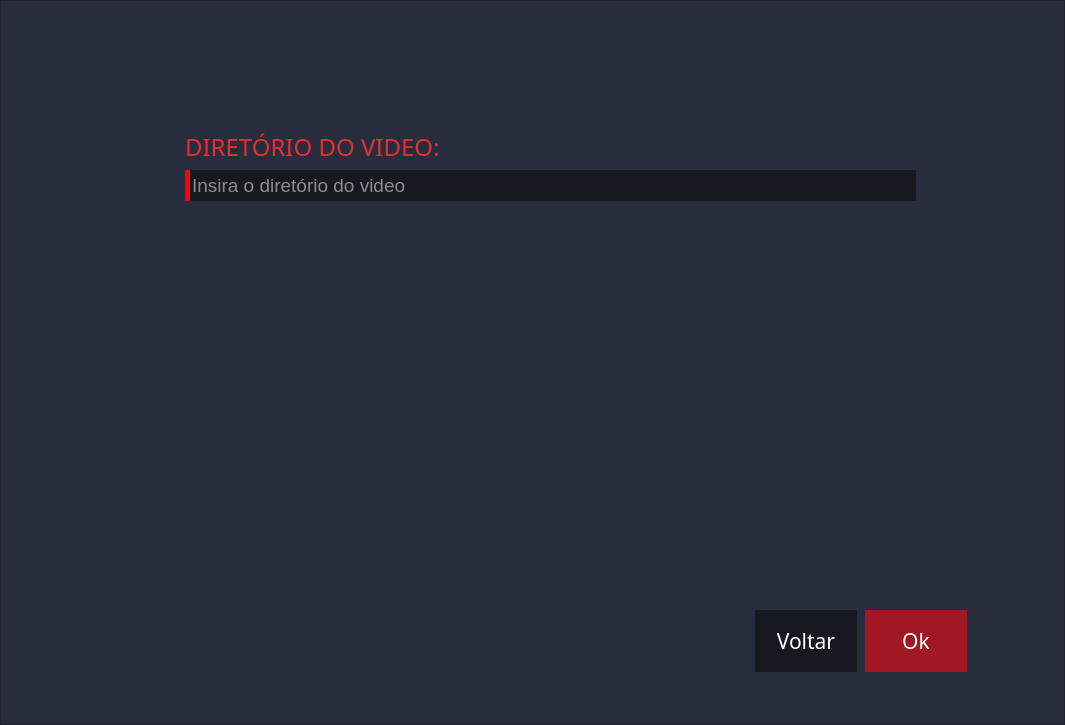
<?xml version="1.0" encoding="UTF-8"?>
<ui version="4.0">
 <class>Diretorio</class>
 <widget class="QMainWindow" name="Diretorio">
  <property name="geometry">
   <rect>
    <x>0</x>
    <y>0</y>
    <width>1065</width>
    <height>725</height>
   </rect>
  </property>
  <property name="minimumSize">
   <size>
    <width>1065</width>
    <height>725</height>
   </size>
  </property>
  <property name="maximumSize">
   <size>
    <width>1065</width>
    <height>725</height>
   </size>
  </property>
  <property name="windowTitle">
   <string>Diretorio</string>
  </property>
  <widget class="QWidget" name="Diretorio_2">
   <property name="minimumSize">
    <size>
     <width>1065</width>
     <height>725</height>
    </size>
   </property>
   <property name="maximumSize">
    <size>
     <width>1065</width>
     <height>725</height>
    </size>
   </property>
   <layout class="QVBoxLayout" name="verticalLayout">
    <property name="spacing">
     <number>0</number>
    </property>
    <property name="leftMargin">
     <number>0</number>
    </property>
    <property name="topMargin">
     <number>0</number>
    </property>
    <property name="rightMargin">
     <number>0</number>
    </property>
    <property name="bottomMargin">
     <number>0</number>
    </property>
    <item>
     <widget class="QFrame" name="FundoDiretorio">
      <property name="enabled">
       <bool>true</bool>
      </property>
      <property name="minimumSize">
       <size>
        <width>1065</width>
        <height>725</height>
       </size>
      </property>
      <property name="maximumSize">
       <size>
        <width>1065</width>
        <height>725</height>
       </size>
      </property>
      <property name="font">
       <font>
        <pointsize>18</pointsize>
        <weight>50</weight>
        <bold>false</bold>
       </font>
      </property>
      <property name="autoFillBackground">
       <bool>false</bool>
      </property>
      <property name="styleSheet">
       <string notr="true">background-color: rgb(39, 45, 60);</string>
      </property>
      <property name="frameShape">
       <enum>QFrame::StyledPanel</enum>
      </property>
      <property name="frameShadow">
       <enum>QFrame::Raised</enum>
      </property>
      <widget class="QWidget" name="DetalheVermelho" native="true">
       <property name="geometry">
        <rect>
         <x>185</x>
         <y>170</y>
         <width>5</width>
         <height>31</height>
        </rect>
       </property>
       <property name="minimumSize">
        <size>
         <width>5</width>
         <height>31</height>
        </size>
       </property>
       <property name="maximumSize">
        <size>
         <width>5</width>
         <height>31</height>
        </size>
       </property>
       <property name="styleSheet">
        <string notr="true">background-color: rgb(255, 0, 0);</string>
       </property>
      </widget>
      <widget class="QPushButton" name="btnDiretorioEscolher">
       <property name="geometry">
        <rect>
         <x>875</x>
         <y>170</y>
         <width>41</width>
         <height>31</height>
        </rect>
       </property>
       <property name="minimumSize">
        <size>
         <width>41</width>
         <height>31</height>
        </size>
       </property>
       <property name="maximumSize">
        <size>
         <width>41</width>
         <height>31</height>
        </size>
       </property>
       <property name="cursor">
        <cursorShape>PointingHandCursor</cursorShape>
       </property>
       <property name="styleSheet">
        <string notr="true">border-radius:0px;
background-color: rgb(23, 25, 33);</string>
       </property>
       <property name="text">
        <string/>
       </property>
       <property name="icon">
        <iconset>
         <normaloff>../icon/btnEscolherDiretorio.png</normaloff>../icon/btnEscolherDiretorio.png</iconset>
       </property>
       <property name="iconSize">
        <size>
         <width>27</width>
         <height>27</height>
        </size>
       </property>
      </widget>
      <widget class="QPushButton" name="btnDiretorioOk">
       <property name="geometry">
        <rect>
         <x>865</x>
         <y>610</y>
         <width>102</width>
         <height>62</height>
        </rect>
       </property>
       <property name="minimumSize">
        <size>
         <width>102</width>
         <height>62</height>
        </size>
       </property>
       <property name="maximumSize">
        <size>
         <width>102</width>
         <height>62</height>
        </size>
       </property>
       <property name="font">
        <font>
         <family>Microsoft YaHei</family>
         <pointsize>16</pointsize>
         <weight>50</weight>
         <bold>false</bold>
        </font>
       </property>
       <property name="cursor">
        <cursorShape>PointingHandCursor</cursorShape>
       </property>
       <property name="styleSheet">
        <string notr="true">

QPushButton{
	color: rgb(255, 255, 255);
	background-color: #9F1823;
	border-radius:0px;
}
QPushButton:hover{
	color: rgb(255, 255, 255);
	background-color: #ff0000;
	border-radius:0px;
}

</string>
       </property>
       <property name="text">
        <string>Ok</string>
       </property>
       <property name="iconSize">
        <size>
         <width>30</width>
         <height>30</height>
        </size>
       </property>
      </widget>
      <widget class="QLineEdit" name="CaminhoVideo">
       <property name="geometry">
        <rect>
         <x>190</x>
         <y>170</y>
         <width>691</width>
         <height>31</height>
        </rect>
       </property>
       <property name="minimumSize">
        <size>
         <width>681</width>
         <height>31</height>
        </size>
       </property>
       <property name="maximumSize">
        <size>
         <width>691</width>
         <height>31</height>
        </size>
       </property>
       <property name="font">
        <font>
         <pointsize>14</pointsize>
        </font>
       </property>
       <property name="styleSheet">
        <string notr="true">border-radius:0px;
background-color: rgb(23, 25, 33);
color: rgb(255, 255, 255);


</string>
       </property>
       <property name="text">
        <string/>
       </property>
       <property name="placeholderText">
        <string>Insira o diretório do video</string>
       </property>
      </widget>
      <widget class="QLabel" name="label">
       <property name="geometry">
        <rect>
         <x>185</x>
         <y>130</y>
         <width>551</width>
         <height>31</height>
        </rect>
       </property>
       <property name="font">
        <font>
         <family>Microsoft YaHei</family>
         <pointsize>14</pointsize>
        </font>
       </property>
       <property name="styleSheet">
        <string notr="true">color: rgb(255, 0, 0);</string>
       </property>
       <property name="text">
        <string>&lt;html&gt;&lt;head/&gt;&lt;body&gt;&lt;p&gt;&lt;span style=&quot; font-size:18pt; color:#e62e2e;&quot;&gt;DIRETÓRIO DO VIDEO:&lt;/span&gt;&lt;/p&gt;&lt;/body&gt;&lt;/html&gt;</string>
       </property>
      </widget>
      <widget class="QPushButton" name="btnVoltar">
       <property name="geometry">
        <rect>
         <x>755</x>
         <y>610</y>
         <width>102</width>
         <height>62</height>
        </rect>
       </property>
       <property name="minimumSize">
        <size>
         <width>102</width>
         <height>62</height>
        </size>
       </property>
       <property name="maximumSize">
        <size>
         <width>102</width>
         <height>62</height>
        </size>
       </property>
       <property name="font">
        <font>
         <family>Microsoft YaHei</family>
         <pointsize>16</pointsize>
         <weight>50</weight>
         <bold>false</bold>
        </font>
       </property>
       <property name="cursor">
        <cursorShape>PointingHandCursor</cursorShape>
       </property>
       <property name="styleSheet">
        <string notr="true">

QPushButton{
	color: rgb(255, 255, 255);
	background-color: rgb(23, 25, 33);
	border-radius:0px;
}
QPushButton:hover{
	color: rgb(255, 255, 255);
	background-color: rgb(27, 27, 35);
	border-radius:0px;
}

</string>
       </property>
       <property name="text">
        <string>Voltar</string>
       </property>
       <property name="iconSize">
        <size>
         <width>30</width>
         <height>30</height>
        </size>
       </property>
      </widget>
      <widget class="QLabel" name="label_4">
       <property name="geometry">
        <rect>
         <x>10</x>
         <y>150</y>
         <width>61</width>
         <height>411</height>
        </rect>
       </property>
       <property name="styleSheet">
        <string notr="true"/>
       </property>
       <property name="text">
        <string/>
       </property>
       <property name="pixmap">
        <pixmap>../icon/Status 2.png</pixmap>
       </property>
       <property name="scaledContents">
        <bool>true</bool>
       </property>
       <property name="margin">
        <number>10</number>
       </property>
      </widget>
     </widget>
    </item>
   </layout>
  </widget>
 </widget>
 <resources/>
 <connections/>
</ui>
